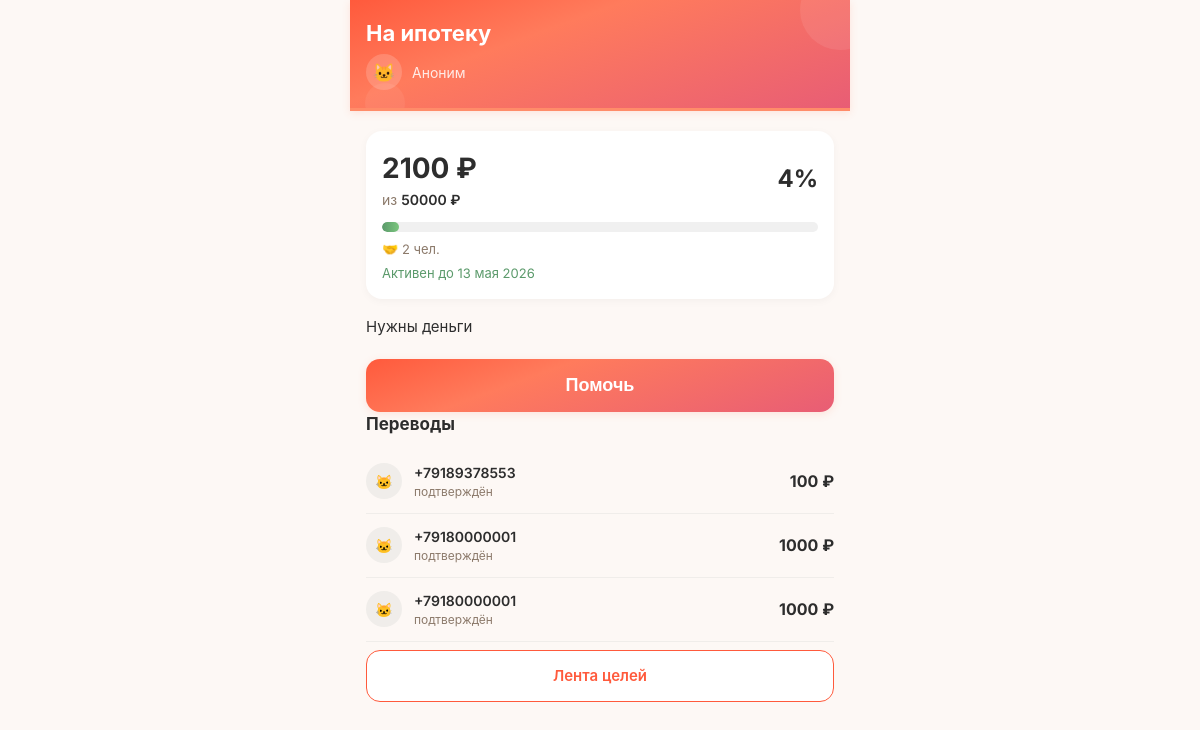
The page /goal/7 on the database as committed earlier.
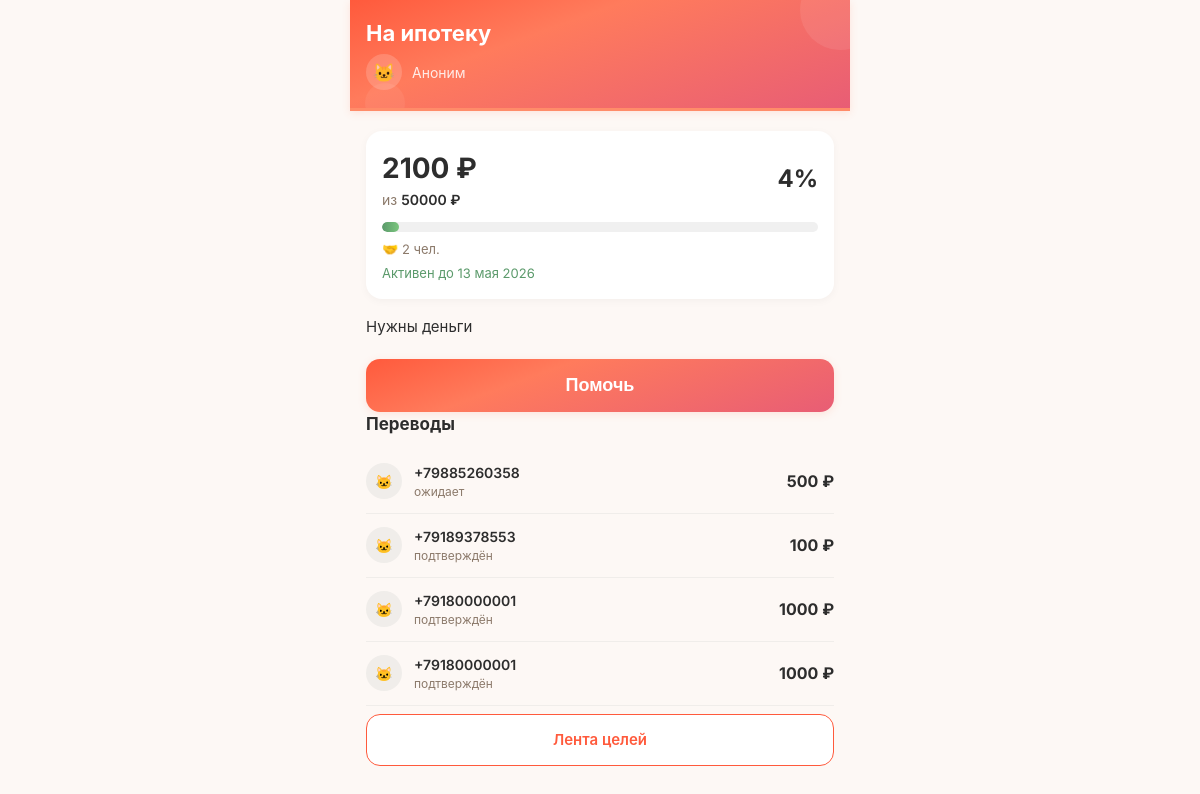
The same page on the database as committed later.
### tables this page shows
CREATE TABLE "goals" (
        id INTEGER PRIMARY KEY AUTOINCREMENT,
        user_id INTEGER NOT NULL,
        type TEXT NOT NULL CHECK(type IN ('super_blitz','blitz','serious','urgent','group')),
        title TEXT NOT NULL,
        description TEXT NULL,
        photo_url TEXT NULL,
        amount_goal REAL NOT NULL,
        amount_collected REAL DEFAULT 0.00,
        ends_at TEXT NULL,
        status TEXT DEFAULT 'draft' CHECK(status IN ('draft','active','frozen','completed','failed','lightning_failed','hidden')),
        trial_ends_at TEXT NULL,
        subscription_active_until TEXT NULL,
        last_boosted_at TEXT NULL,
        is_lightning INTEGER DEFAULT 0,
        lightning_started_at TEXT NULL,
        moderation_status TEXT DEFAULT 'pending',
        completion_type TEXT DEFAULT 'organic',
        is_seed INTEGER DEFAULT 0,
        views_count INTEGER DEFAULT 0,
        views_24h INTEGER DEFAULT 0,
        donations_count INTEGER DEFAULT 0,
        donations_24h INTEGER DEFAULT 0,
        created_at TEXT DEFAULT (datetime('now')),
        FOREIGN KEY (user_id) REFERENCES users(id)
    );

CREATE TABLE donations (
            id INTEGER PRIMARY KEY AUTOINCREMENT,
            goal_id INTEGER NOT NULL,
            donor_id INTEGER NULL,
            amount_reported REAL NOT NULL,
            status TEXT NOT NULL CHECK(status IN ('donor_confirmed','recipient_confirmed','completed','disputed')),
            is_anonymous INTEGER DEFAULT 0,
            is_seed INTEGER DEFAULT 0,
            warm_word TEXT NULL,
            donor_confirmed_at TEXT DEFAULT (datetime('now')),
            recipient_confirmed_at TEXT NULL,
            completed_at TEXT NULL,
            dispute_reason TEXT NULL,
            donor_to_recipient_count INTEGER DEFAULT 1,
            referred_by INTEGER NULL, ip_address TEXT,
            FOREIGN KEY (goal_id) REFERENCES goals(id),
            FOREIGN KEY (donor_id) REFERENCES users(id)
        );

### main.py (the view, shortened to what this page needs)
@app.route('/goal/<int:goal_id>')
def goal_page(goal_id):
    db = get_db()
    goal = db.execute("SELECT * FROM goals WHERE id = ?", (goal_id,)).fetchone()
    if not goal:
        db.close()
        flash('Цель не найдена.', 'danger')
        return redirect(url_for('goals_list'))
    author = db.execute("SELECT phone FROM users WHERE id = ?", (goal['user_id'],)).fetchone()
    donations = db.execute(
        """SELECT d.*,
           CASE WHEN d.is_anonymous = 1 OR d.donor_id IS NULL THEN NULL
                ELSE COALESCE(u.name, '+' || u.phone)
           END as donor_name
        FROM donations d
        LEFT JOIN users u ON d.donor_id = u.id
        WHERE d.goal_id = ?
        ORDER BY d.donor_confirmed_at DESC""",
        (goal_id,)
    ).fetchall()
    donor_count = db.execute("SELECT COUNT(DISTINCT donor_id) FROM donations WHERE goal_id = ? AND status IN ('recipient_confirmed','completed')", (goal_id,)).fetchone()[0]
    last_donation = db.execute("SELECT MAX(donor_confirmed_at) FROM donations WHERE goal_id = ?", (goal_id,)).fetchone()[0]
    db.close()
    pct = int((goal['amount_collected'] / goal['amount_goal']) * 100) if goal['amount_goal'] > 0 else 0
    months = ['января','февраля','марта','апреля','мая','июня','июля','августа','сентября','октября','ноября','декабря']
    try:
        parts = goal['ends_at'][:10].split('-')
        ends_at_formatted = f"{int(parts[2])} {months[int(parts[1])-1]} {parts[0]}"
    except:
        ends_at_formatted = goal['ends_at'][:10]
    user = get_current_user()
    is_author = (user and user['id'] == goal['user_id'])
    already_reported = False
    return render_template('goal.html', goal=goal, author=author, progress=pct, donations=donations, is_author=is_author, donor_count=donor_count, last_donation=last_donation, ends_at_formatted=ends_at_formatted, already_reported=already_reported, user=user)

### main.py (called while the page is built, shortened)
def get_current_user():
    return None

### models.py (called while the page is built)
def get_db():
    conn = sqlite3.connect(DATABASE, timeout=10)
    conn.row_factory = sqlite3.Row
    conn.execute("PRAGMA journal_mode=WAL")
    conn.execute("PRAGMA synchronous=NORMAL")
    conn.execute("PRAGMA busy_timeout=5000")
    conn.execute("PRAGMA foreign_keys = ON")
    return conn

### templates/goal.html (shortened to what this page needs)
<!DOCTYPE html>
<html lang="ru">
<head>
    <link rel="stylesheet" href="/static/style.css?v=2">
</head>
<body>
    <div class="container">
        <div class="goal-header">
            <h1>{{ goal.title }}</h1>
            <div class="author-row">
                <div class="avatar">🐱</div>
                <span>{{ author.name or 'Аноним' }}</span>
            </div>
        </div>
        <div class="content">
            <div class="stats-card">
                <div class="stats-row">
                    <div>
                        <div class="collected">{{ "%.0f"|format(goal.amount_collected) }} ₽</div>
                        <div class="goal">из <span>{{ "%.0f"|format(goal.amount_goal) }} ₽</span></div>
                    </div>
                    <div style="text-align:right;">
                        <div style="font-size:24px;font-weight:700;color:#2D2D2D;">{{ progress }}%</div>
                    </div>
                </div>
                <div class="progress-bar">
                    <div class="progress-fill" style="width: {{ progress }}%;"></div>
                </div>
                <div class="stats-meta">
                    {% if donor_count > 0 %}
                    <span>🤝 {{ donor_count }} чел.</span>
                    {% endif %}
                </div>
                {% if goal.status == "active" %}<div class="deadline" style="color:#5B9A6B;">Активен до {{ ends_at_formatted }}</div>{% else %}<div class="deadline" style="color:#E57373;">Не активен</div>{% endif %}
            </div>
            {% if goal.description %}
            <div class="description">{{ goal.description }}</div>
            {% endif %}
            {% if not is_author %}
            <button class="btn-help" onclick="openModal()">Помочь</button>
            {% endif %}
            {% if donations %}
            <h3 class="donations-title">Переводы</h3>
            {% for d in donations %}
            <div class="donation-item">
                <div class="donation-avatar">🐱</div>
                <div class="donation-info">
                    <div class="donor-name">{{ d.donor_name or 'Аноним' }}</div>
                    <div class="donor-meta">
                        {% if d.status == 'donor_confirmed' %}ожидает
                        {% elif d.status == 'recipient_confirmed' %}подтверждён
                        {% elif d.status == 'completed' %}засчитан
                        {% else %}{{ d.status }}{% endif %}
                    </div>
                </div>
                <div class="donation-amount">{{ "%.0f"|format(d.amount_reported) }} ₽</div>
            </div>
            {% endfor %}
            {% endif %}
            <a class="btn-back" href="/goals" class="btn-back" style="text-align:center;">Лента целей</a>
        </div>
    </div>
</body>
</html>

### static/style.css (style rules this page uses)
:root { --cta: #FF6B4A; --cta-hover: #E85D3A; --bg: #FDF8F5; --card: #FFFFFF; --card-shadow: 0 2px 12px rgba(0,0,0,0.04); --text: #2D2D2D; --text-soft: #8C7A6B; --success: #5B9A6B; --error: #E57373; --gold: #D4A853; --gradient-cta: linear-gradient(160deg, #FF5A3C 0%, #FF7B5C 35%, #E85D75 100%); --radius: 12px; --radius-lg: 16px; --font: 'Inter', -apple-system, BlinkMacSystemFont, sans-serif; --transition: 0.2s ease; }
*, *::before, *::after { box-sizing: border-box; margin: 0; padding: 0; }
body { font-family: var(--font); font-size: 16px; line-height: 1.5; background: var(--bg); color: var(--text); -webkit-tap-highlight-color: transparent; -webkit-font-smoothing: antialiased; animation: pageIn 0.3s ease; }
h1 { font-size: 28px; font-weight: 700; line-height: 1.2; }
h3 { font-size: 18px; font-weight: 600; }
a { color: var(--cta); text-decoration: none; }
.progress-fill { background: var(--success); height: 100%; border-radius: 8px; transition: width 0.4s ease; }

Rows that differ between the two databases and show on the page:
added donations: donor_name "+79885260358", status "ожидает", amount_reported "500"
